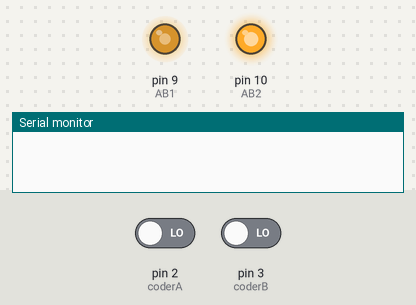
Bench run of a sketch on a simulated Arduino Uno, built with avr-gcc and run on an emulated ATmega328P. Parts: output pins drawn as LEDs (lit = HIGH), the last lines printed to the serial monitor. The inputs (shaded band) are chosen by the test bench; at power-on: pin 2 (coderA) LOW, pin 3 (coderB) LOW.

Above: at 0.05 s.
At 10.1 s:
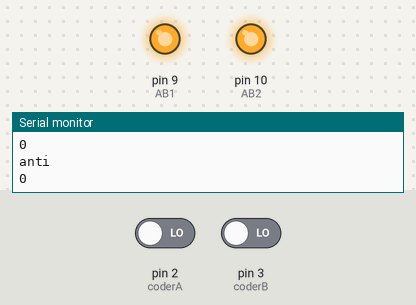
Timing chart, 0 to 11.7 s (numbered marks = the images above):
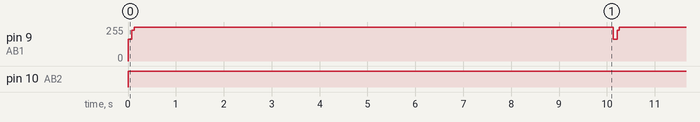

Measured:
- by itself, pin 9 (AB1): repeats every 10.1 s: 229/255 0.05 s, 255/255 10.0 s, 164/255 0.08 s
- by itself, pin 10 (AB2): LOW → HIGH at 0.00 s

The sketch:

double_loop.ino
```cpp
#define cyclePlus 11
#define jiansu 20
//经计算得，一共需要转动220个脉冲，即90°
int coderA = 2;
int coderB = 3;
int num = 0;

int AB1 = 9;
int AB2 = 10;
float loc_kp1 = 2;
float loc_kd1 = 0.2;
int vel_kp1 = 0.5;
int vel_kd1 =0 ;
int vel_ki1 =10 ;


float loc_kp2 = 2;
float loc_kd2 = 0.4;
int vel_kp2 = 0.5;
int vel_kd2 =0 ;
int vel_ki2=9 ;


int value = 0;
int x;
int k = 0;
int counter_tims = 0;
long int interval = 0;
long int a = 0;
long int temp = 0;

int bond_l=30;
int bond_v=20;

int bond_l2=20;
int bond_v2=15;

void setup() {
  // put your setup code here, to run once:
  pinMode(coderA, INPUT);
  pinMode(coderB, INPUT);
  pinMode(AB1, OUTPUT);
  pinMode(AB2, OUTPUT);
  attachInterrupt(0, read_coder, CHANGE);
  attachInterrupt(1, read_coder, CHANGE);
  //attachInterrupt(1,read_coder,CHANGE);
  num = 0; //需要将脉冲数与角度对应起来
  Serial.begin(9600);
}

void read_coder()
{
   num = num + value;
   //interval may have a relative bias if just ultilizing the current one.
}

void pid1(int goal_plus)
{

  struct pid_init
  {
    float err = 0;
    float output = 0;
    float err_last = 0;
    float err_last2 = 0;
  };
  struct pid_init loc_pid;
  struct pid_init vel_pid;
  float velocity = 0;
  int temp_x=num;
  int temp_time=micros();


  float m=0;
  float u=0;
  int flag=1;

  while (1)
  {
    loc_pid.err = goal_plus - num;

    if (num > 200)
    {
        analogWrite(AB2, 255);
        analogWrite(AB1, 255);
      break;
    }
    if (loc_pid.err == loc_pid.err_last)
    {
      //Serial.println("break");
      break;
    }
    loc_pid.output = loc_kp1 * loc_pid.err + loc_kd1 * (loc_pid.err - loc_pid.err_last);

    loc_pid.err_last = loc_pid.err;
    if (loc_pid.output > bond_l)
    {
      loc_pid.output = bond_l;
    }

   // Serial.println("loc_pid,output");


    velocity = (x-temp_x)/110*3.14159/ (micros()-temp_time) *1000000;

    vel_pid.err = (loc_pid.output /1.8/bond_l - velocity);
    m = vel_kp1 * (vel_pid.err - vel_pid.err_last) +vel_ki1 * vel_pid.err+ vel_kd1 * (vel_pid.err + vel_pid.err_last2 - 2 * vel_pid.err_last);

       //Serial.println(vel_pid.err - vel_pid.err_last);
       //Serial.println(vel_pid.err);
      //Serial.println(vel_pid.err + vel_pid.err_last2 - 2 * vel_pid.err_last);
    vel_pid.output = u + m;
    vel_pid.err_last = vel_pid.err;
    vel_pid.err_last2 = vel_pid.err_last;
    if (vel_pid.output > bond_v)
    {
      vel_pid.output = bond_v;
    }
    if (vel_pid.output<4)
    {
      vel_pid.output=4;
    }

    if(((num-temp_x)==0)and(flag==1))
    {
       analogWrite(AB1, 225-61);
       analogWrite(AB2, 255);
       delay(80);
    }
       flag=0;
      drive(255 - int(vel_pid.output)-21, goal_plus);
   Serial.println(vel_pid.output);
     u = vel_pid.output;
  }

  temp_x=num;
  temp_time=micros();
}


void pid2(int goal_plus)
{
  struct pid_init2
  {
    float err = 0;
    float output = 0;
    float err_last = 0;
    float err_last2 = 0;
  };
  struct pid_init2 loc_pid2;
  struct pid_init2 vel_pid2;
  float velocity = 0;
  int temp_x=num;
  int temp_time=micros();


  float m=0;
  float u=0;
  int flag=1;

  while (1)
  {
    loc_pid2.err = num;

    if (num < 20)
    {
        analogWrite(AB2, 255);
        analogWrite(AB1, 255);
      break;
    }

     if (loc_pid2.err == loc_pid2.err_last)
    {
      Serial.println("break");
      break;
    }
    loc_pid2.output = loc_kp2 * loc_pid2.err + loc_kd2 * (loc_pid2.err - loc_pid2.err_last);

    loc_pid2.err_last = loc_pid2.err;
    if (loc_pid2.output > bond_l2)
    {
      loc_pid2.output = bond_l2;
    }

   // Serial.println("loc_pid,output");


    velocity = (temp_x-num)/110*3.14159/ (micros()-temp_time) *1000000;

    vel_pid2.err = (loc_pid2.output /2/bond_l2 - velocity);
    m = vel_kp2 * (vel_pid2.err - vel_pid2.err_last) +vel_ki2 * vel_pid2.err+ vel_kd2 * (vel_pid2.err + vel_pid2.err_last2 - 2 * vel_pid2.err_last);

       //Serial.println(vel_pid.err - vel_pid.err_last);
       //Serial.println(vel_pid.err);
      //Serial.println(vel_pid.err + vel_pid.err_last2 - 2 * vel_pid.err_last);
    vel_pid2.output = u + m;
    vel_pid2.err_last = vel_pid2.err;
    vel_pid2.err_last2 = vel_pid2.err_last;
    if (vel_pid2.output > bond_v2)
    {
      vel_pid2.output = bond_v2;
    }
    if (vel_pid2.output<1)
    {
      vel_pid2.output=1;
    }


    if(((temp_x-num)==0)and(flag==1))
    {

       analogWrite(AB1, 255);
       analogWrite(AB2, 255-91);
       Serial.println("zhixing");
       delay(100);
    }
    flag=0;

    value = -1;
    analogWrite(AB2, 255 - int(vel_pid2.output)-16);
    analogWrite(AB1, 255);
    delay(50);


    //drive(255 - int(vel_pid2.output)-23, goal_plus);


     u = vel_pid2.output;
  }

  temp_x=num;
  temp_time=micros();
}

void drive(int dutycycle, int goal_plus)
{
  if (goal_plus == 220)
  {
    value = 1;
    analogWrite(AB1, dutycycle);
    analogWrite(AB2, 255);
    delay(50);
  }
  else {
    value = -1;
    analogWrite(AB2, dutycycle);
    analogWrite(AB1, 255);
    delay(50);
  }
}


void loop() {
  // put your main code here, to run repeatedly:


  pid1(220);
  analogWrite(AB1, 255);
  Serial.println(num);
  delay(5000);
  pid2(0);
  analogWrite(AB2, 255);
  Serial.println("anti");
  Serial.println(num);
  delay(5000);


}
```
